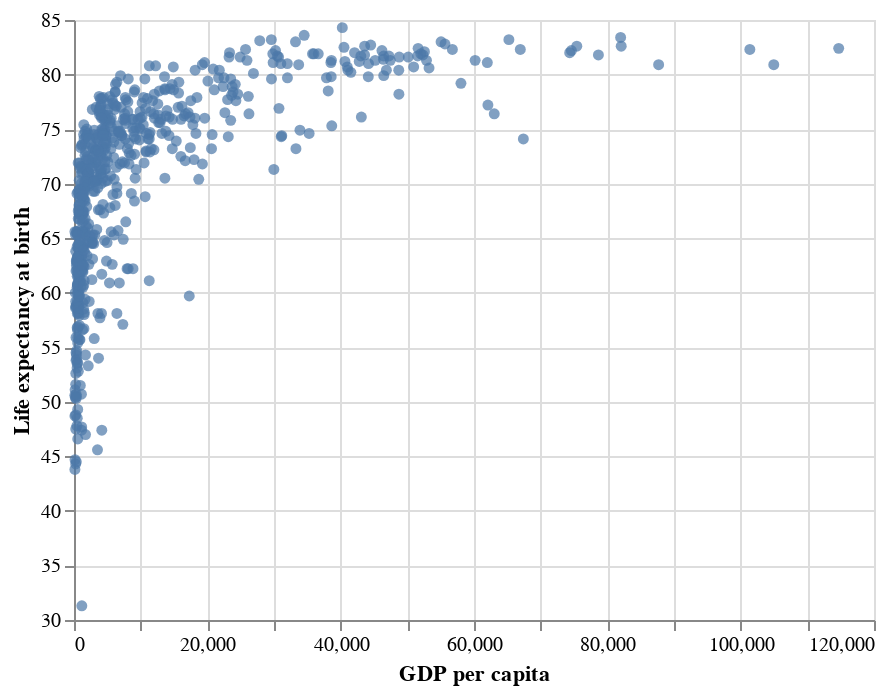

This figure's notebook cell:
### Markdown cell above
In lab 3, you'll begin with this scatterplot:

### Code cell
firstplot

### Figure 1 — Vega-Lite specification as saved in the notebook (floating-point values rounded to 4 significant figures; data arrays with more than 128 entries replaced by an {"elided": "..."} marker saying what was removed)
{"config": {"view": {"continuousWidth": 400, "continuousHeight": 300}}, "data": {"name": "data-8c9209e6f9cb0aaace4cd4564d1ddbc5"}, "mark": "circle", "encoding": {"x": {"type": "quantitative", "field": "GDP per capita"}, "y": {"type": "quantitative", "field": "All", "scale": {"zero": false}, "title": "Life expectancy at birth"}}, "$schema": "https://vega.github.io/schema/vega-lite/v4.8.1.json", "datasets": {"data-8c9209e6f9cb0aaace4cd4564d1ddbc5": {"elided": "620 records"}}}
